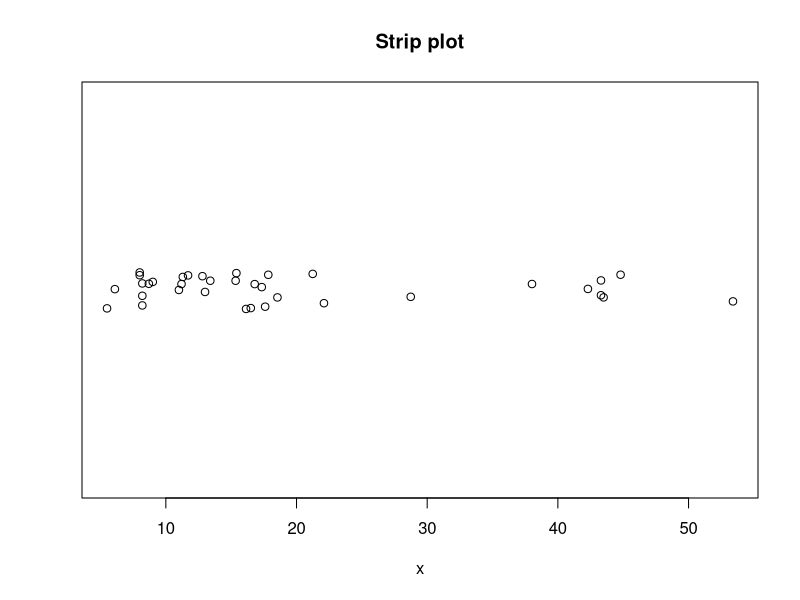
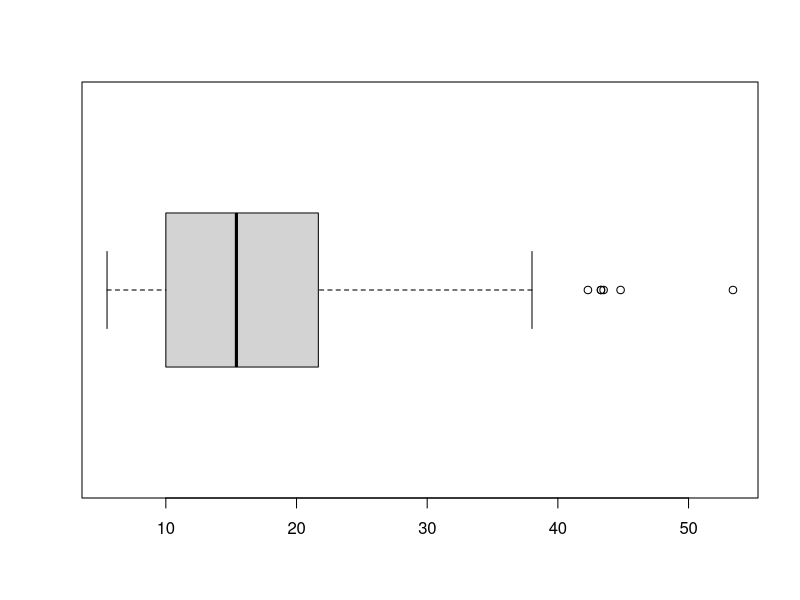
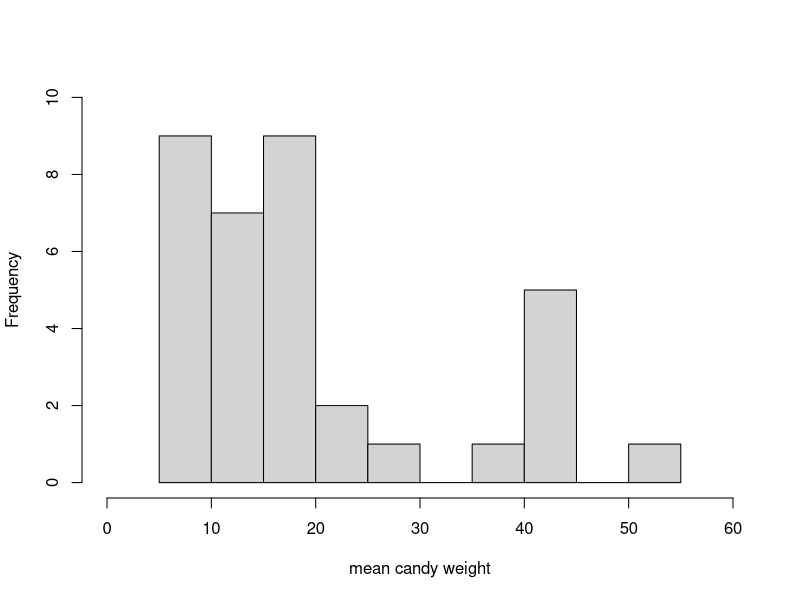
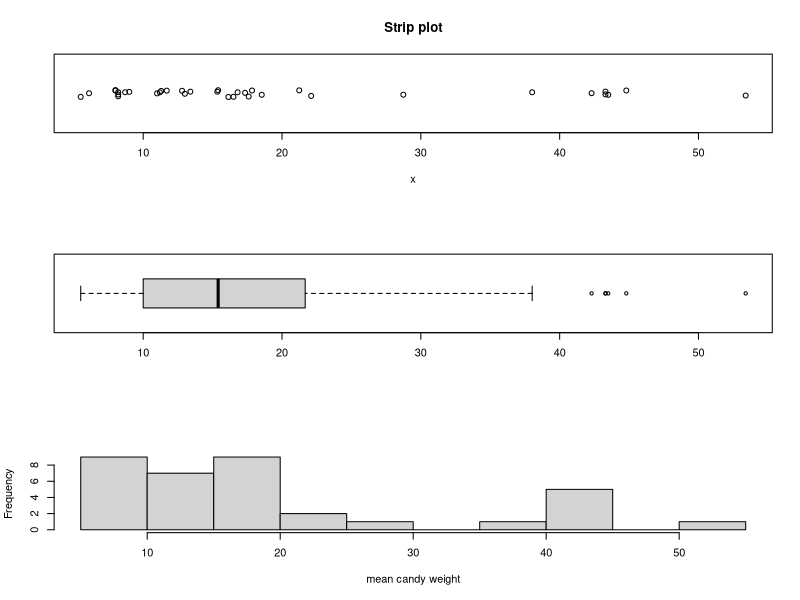
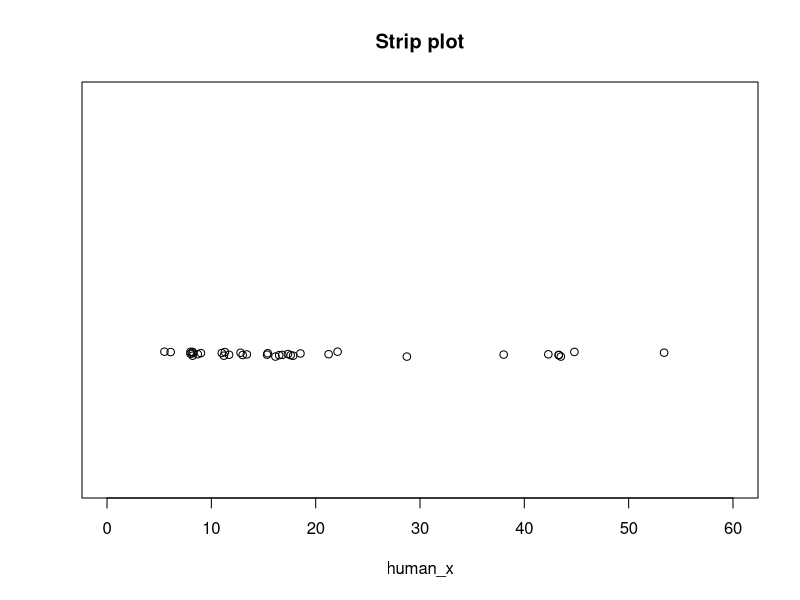
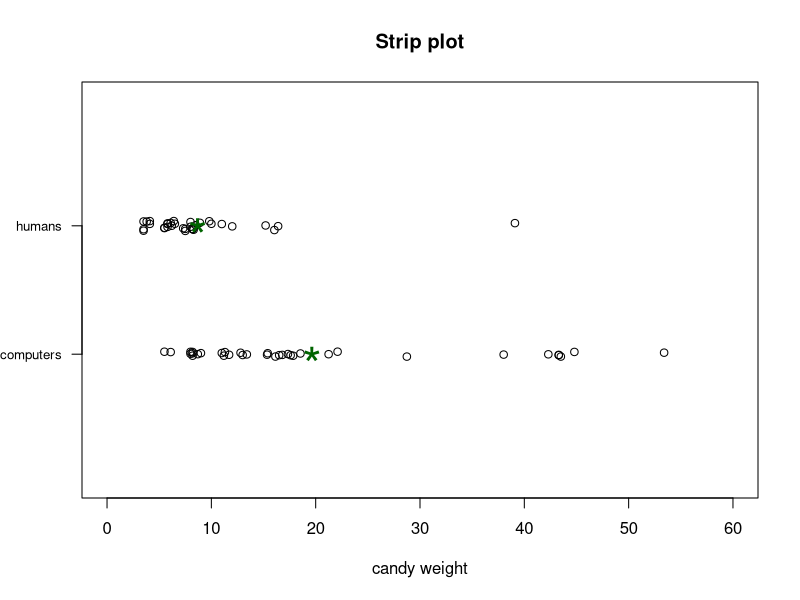

Generate these figures, in order, with R:
#################### 
# WK 5 THHURS 20260205 
# Candy Visualizations 

####################
# Abby In Class demp 

# Goal make three graphs: a strip plot, a boxplot, and a histrogram, using an estimated
# mean candy data from tuesday 

# import the data 
candy_means <- read.csv("candy_bag_means_TTH002.csv")

# use the head and strt functions to look at the data 
head(candy_means)
str(candy_means)

# save the mean weights as 
x <- candy_means$mean_weight_g
x

# make a strip plot 
nrow(candy_means)
y <- rep(1, 35)
y <- jitter(y)
plot(x,y, ylim=c(0.8,1.2), ylab=NA, yaxt="n", main="Strip plot")

# box plot 
boxplot(x, horizontal = T)

# histogram 
hist(x, main = NA, xlab = "mean candy weight", ylim = c(0, 10), xlim= c(0, 60))

# change paratmeters to 
# mar(mar = c(4, 4, 4, 3))
par(mfrow=c(3,1)) # rows, columns 
plot(x,y, ylim=c(0.8,1.2), ylab=NA, yaxt="n", main="Strip plot")
boxplot(x, horizontal = T)
hist(x, main = NA, xlab = "mean candy weight")
par(mfrow=c(1,1)) # reset graphing parameter space 

#############################
# Generating data 

# download the andy pop 
candy_pop <- read.csv("candypop_SP26.csv")
head(candy_pop)
nrow(candy_pop)

# randomly sample 5 peices from the population 
ran_samp_1 <- sample(candy_pop$weight, 5, replace = FALSE)
# ran_samp_1
mean(ran_samp_1)



#############################
# In class challenge 

# Calculate true mean 
mean(candy_pop$weight)

# plot human means and computer means 
human_means <- read.csv("candy_bag_means_TTH002.csv")
human_x <- human_means$mean_weight_g
human_y <- jitter(rep(1, 35))
human_mean <- mean(human_means$mean_weight_g)

computer_means <- read.csv("classdat_randmeans_TTH002.csv")
head(computer_means)
nrow(computer_means)
computer_x <- computer_means$rand_mean
computer_y <- jitter( rep(2, 33) )
computer_mean <- mean(computer_means$rand_mean)

plot(human_x, human_y, ylim= c(0, 3), xlim= c(0, 60), ylab=NA, yaxt="n", main="Strip plot")

plot((computer_x), computer_y, ylim= c(0, 3), xlim= c(0, 60), ylab=NA, yaxt="n", main="Strip plot", xlab = "candy weight")
points(human_x, human_y)
points(human_mean, 1, cex = 3, col = "darkgreen", pch = "*")
points(computer_mean, 2, cex = 3, col = "darkgreen", pch = "*")
axis(2, at = c(2, 1), labels = c("humans", "computers"), las = 1, cex.axis = 0.8)
# put on the left y axis, labels that you want, orient them vertically, set the size 

# use par(mar) to change the margin sizes 
# the default sizes are roughtly 4, 4, 4, 3 (start at the bottom and move counter clockwise )
?points()
